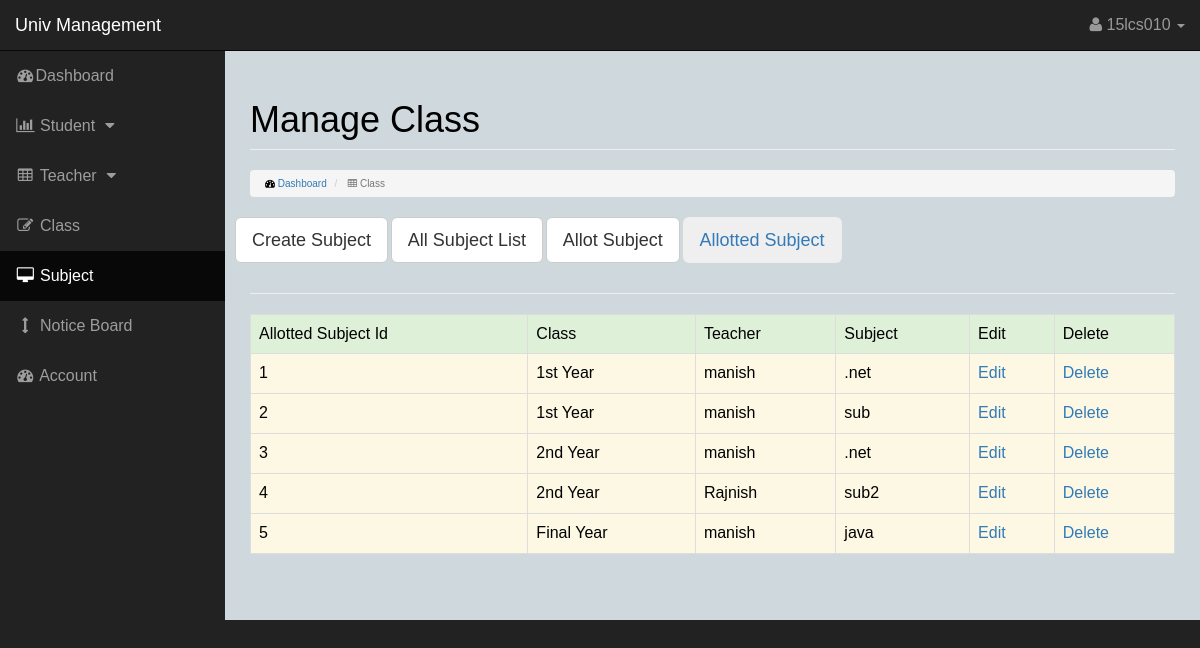
The page /allotted_subject.php (signed in) on the database its author committed.
### tables this page shows
CREATE TABLE IF NOT EXISTS `allotted_sub_table` (
  `id` bigint(20) NOT NULL AUTO_INCREMENT,
  `class` varchar(10) NOT NULL,
  `teacher` text NOT NULL,
  `subject` text NOT NULL,
  PRIMARY KEY (`id`)
);

### allotted_subject.php (the view, shortened to what this page needs)
<!DOCTYPE html>
<html lang="en">
<head>
    <link href="css/bootstrap.min.css" rel="stylesheet">
    <link href="css/sb-admin.css" rel="stylesheet">
    <link href="font-awesome/css/font-awesome.min.css" rel="stylesheet" type="text/css">
</head>
<body>
    <div id="wrapper">
        <nav class="navbar navbar-inverse navbar-fixed-top" role="navigation">
            <div class="navbar-header">
               <a class="navbar-brand" href="dashboard.php">Univ Management</a>
            </div>
            <ul class="nav navbar-right top-nav">
                <li class="dropdown">
                    <a href="#" class="dropdown-toggle" data-toggle="dropdown"><font size="3px"><i class="fa fa-user"></i> 15lcs010 <b class="caret"></b></font></a>
                </li>
            </ul>
            <div class="collapse navbar-collapse navbar-ex1-collapse">
                <ul class="nav navbar-nav side-nav">
                    <li>
                        <a href="dashboard.php"> <font size="3px"><i class="fa fa-fw fa-dashboard"></i>Dashboard</font></a>
                    </li>
					<li>
                        <a href="javascript:;" data-toggle="collapse" data-target="#stu">
						<font size="3px"><i class="fa fa-fw fa-bar-chart-o"></i> Student
						<i class="fa fa-fw fa-caret-down"></i></font></a>
                    </li>
					<li>
                        <a href="javascript:;" data-toggle="collapse" data-target="#tea">
						<font size="3px"><i class="fa fa-fw fa-table"></i> Teacher
						<i class="fa fa-fw fa-caret-down"></i></font></a>
                    </li>
					<li>
                        <a href="class.php"><font size="3px"><i class="fa fa-fw fa-edit"></i> Class</font></a>
                    </li>
					<li class="active">
                        <a href="subject.php"><font size="3px"><i class="fa fa-fw fa-desktop"></i> Subject</font></a>
                    </li>
                   <li>
                        <a href="notice_board.php"><font size="3px"><i class="fa fa-fw fa-arrows-v"></i> Notice Board</font></a>
                    </li>
                    <li>
                        <a href="account.php"><font size="3px"><i class="fa fa-fw fa-dashboard"></i> Account</font></a>
                    </li>
                </ul>
            </div>
        </nav>
        <div id="page-wrapper">
            <div class="container-fluid">
                <div class="row">
                    <div class="col-lg-12">
                        <h1 class="page-header">
                            Manage Class
                        </h1>
                        <ol class="breadcrumb">
                            <li>
                                <i class="fa fa-dashboard"></i>  <a href="index.html">Dashboard</a>
                            </li>
                            <li class="active">
                                <i class="fa fa-table"></i> Class
                            </li>
                        </ol>
                    </div>
                </div>
                <div class="row">
                    <p>
                   <a href="create_subject.php"> <button type="button" class="btn btn-lg btn-default">Create Subject</button></a>
					<a href="subject.php"><button type="button" class="btn btn-lg btn-default">All Subject List</button></a>
					<a href="allot_subject.php"><button type="button" class="btn btn-lg btn-default">Allot Subject</button></a>
					<a href="allotted_subject.php"><button type="button" class="btn btn-lg btn-sucess">Allotted Subject</button></a>
                </p>
                    </div>
                    <div><hr>
<font size="1">
<div class="table-responsive">
<table class="table table-bordered table-hover table-striped" border="1" width="97%" align="center">
<tr class="success">
<td>Allotted Subject Id</td>
<td>Class</td>
<td>Teacher</td>
<td>Subject</td>
<td>Edit</td>
<td>Delete</td>
</tr>
<?php
$sql="select * from allotted_sub_table order by id ASC";
$execute=mysql_query($sql);
while($fetch=mysql_fetch_array($execute))
{
	$i++;
?>
<tr class="warning">
<td><?php echo $i; ?></td>
<td><?php echo $fetch['class']; ?></td>
<td><?php echo $fetch['teacher']; ?></td>
<td><?php echo $fetch['subject']; ?></td>
<td><a href="edit_allotted_subject.php?id=<?php echo $fetch['id'] ?>">Edit</td>
<td><a href="delete_allotted_subject.php?id=<?php echo $fetch['id'] ?>">Delete</td>
</tr>
<?php
}
?>
</table>
</font>
</div>
                </div>
            </div>
        </div>
</body>
</html>

### css/sb-admin.css (style rules this page uses)
body { margin-top: 100px; background-color: #222; }
@media (min-width:768px) { body { margin-top: 50px; } }
#wrapper { padding-left: 0; }
#page-wrapper { width: 100%; padding: 0; background-color: #cfd8dc; }
@media (min-width:768px) { #wrapper { padding-left: 225px; } }
@media (min-width:768px) { #page-wrapper { padding: 10px; } }
.top-nav { padding: 0 15px; }
.top-nav>li { display: inline-block; float: left; }
.top-nav>li>a { padding-top: 15px; padding-bottom: 15px; line-height: 20px; color: #999; }
@media (min-width:768px) { .side-nav { position: fixed; top: 51px; left: 225px; width: 225px; margin-left: -225px; border: none; border-radius: 0; overflow-y: auto; background-color: #222; bottom: 0; overflow-x: hidden; padding-bottom: 40px; } }
@media (min-width:768px) { .side-nav>li>a { width: 225px; } }

### allotted_subject.php (style rules this page uses)
#page-wrapper { height:570px; }

### rows shown on the page
allotted_sub_table: class "1st Year", teacher "manish", subject ".net"
allotted_sub_table: class "1st Year", teacher "manish", subject "sub"
allotted_sub_table: class "2nd Year", teacher "manish", subject ".net"
allotted_sub_table: class "2nd Year", teacher "Rajnish", subject "sub2"
allotted_sub_table: class "Final Year", teacher "manish", subject "java"
